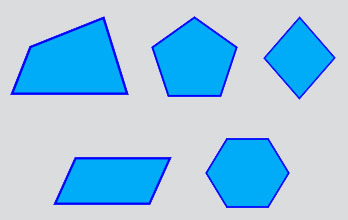
#> input picture imagenes/img0.jpg, 348 x 220 px
$ python -i main.py   (imports and definitions only)
#> lines starting #> are read from the running program, lines starting #| are printed output that depends on the picture; after the words box and inside, x2 and y2 are one past the last pixel; in counts of white or black regions, pixels touching at a corner belong together
from tkinter import *
from tkinter import filedialog
from PIL import ImageTk, Image
import cv2


class Interfaz:
    # [56 lines left out: functions __init__, botones, labels, textb, funcion_boton, load_image and 2 more, not called in this run]

    def crear_textbox(self, estado, var):
        return Entry(self.root, relief='solid', state=estado, textvariable=var, width=15)

    def crear_label(self, valor):
        return Label(self.root, text=valor, bg='#15202B', fg='#09A094', font=('', 10, 'bold'), pady=0, padx=5)


class ImageCV:

    @staticmethod
    def read_image(path_img):
        if isinstance(path_img, str):
            img_ = cv2.imread(path_img)
            return img_
        else:
            print("formato no valido")

    @staticmethod
    def change_color_gray(path_img):
        return cv2.cvtColor(cv2.imread(path_img), cv2.COLOR_BGR2GRAY)

    @staticmethod
    def save_image(name_img, image):
        cv2.imwrite(name_img + '.jpg', image)

    @staticmethod
    def contador_obj(path_img):
#> called with path_img = 'imagenes/img0.jpg'
        img_cv = cv2.imread(path_img)
#> img_cv is the input picture: shape (220, 348, 3); mean B, G, R 229.9, 199.6, 153.3
        img_cv_gris = ImageCV.change_color_gray(path_img)
#> in change_color_gray, `return cv2.cvtColor(cv2.imread(path_img), cv2.COLOR_BGR2GRAY)`:
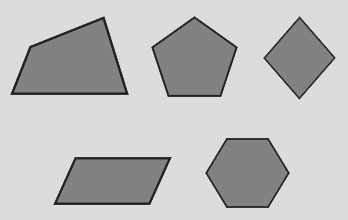
#> returned value: shape (220, 348); min 25, max 239, mean 189.2
        borde = cv2.Canny(img_cv_gris, 200, 250)
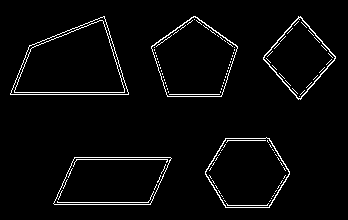
#> borde: shape (220, 348); 3.3% white in thin lines or dots, all inside (x1, y1, x2, y2) = (10, 16, 336, 208)
        contador, _ = cv2.findContours(borde, cv2.RETR_EXTERNAL, cv2.CHAIN_APPROX_SIMPLE)
#> contador = 5 contours; box (x1, y1, x2, y2) and area: (10, 16, 129, 95) 6147, (151, 16, 238, 97) 4834, (53, 157, 172, 205) 4555, (205, 137, 290, 208) 4445, (263, 16, 336, 100) 3115
        cv2.drawContours(img_cv, contador, -1, (0, 0, 255), 2)
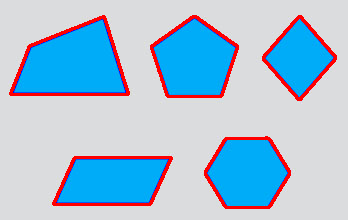
#> img_cv: shape (220, 348, 3); 5.97% of pixels changed, all inside (x1, y1, x2, y2) = (9, 15, 337, 209)
        ImageCV.save_image(path_img[:len(path_img) - 4] + '(bordes)', img_cv)
        cont.set(str(len(contador)) + ' Objetos')


# [1 line not run here, left out]
#variables
ruta = StringVar()
# [1 line not run here, left out]
cont = StringVar()
# [1 line not run here, left out]

imagencv = ImageCV.read_image(ruta.get())

#Configuracion para ventana
# [3 lines not run here, left out]
# [1 line that did not run here, left out]
# [2 lines not run here, left out]

#Cetreado de ventana
width = 595
height = 290
# [2 lines not run here, left out]
# [1 line that did not run here, left out]
# [1 line that did not run here, left out]
# [2 lines not run here, left out]

#Ventana para Imagenes
# [1 line that did not run here, left out]
# [3 lines not run here, left out]

>>> result = ImageCV().contador_obj('imagenes/img0.jpg')

$ run again, on imagenes/img1.jpg
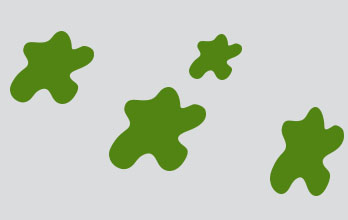
#> input picture imagenes/img1.jpg, 348 x 220 px
#> in contador_obj, img_cv is the input picture: shape (220, 348, 3); mean B, G, R 185.9, 204.4, 194.6
#> in contador_obj, `borde = cv2.Canny(img_cv_gris, 200, 250)`:
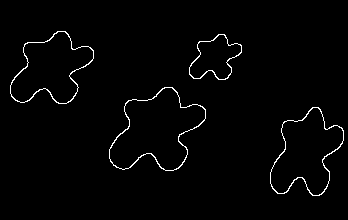
#> borde: shape (220, 348); 1.7% white in thin lines or dots, all inside (x1, y1, x2, y2) = (10, 31, 344, 196)
#> contador = 4 contours; box (x1, y1, x2, y2) and area: (109, 87, 206, 171) 4803, (270, 107, 344, 196) 3881, (10, 31, 94, 104) 3616, (189, 34, 242, 80) 1440
#> in contador_obj, `cv2.drawContours(img_cv, contador, -1, (0, 0, 255), 2)`:
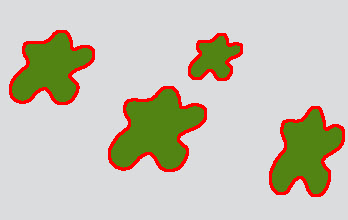
#> img_cv: shape (220, 348, 3); 4.97% of pixels changed, all inside (x1, y1, x2, y2) = (9, 30, 345, 197)

$ run again, on imagenes/img3.jpg
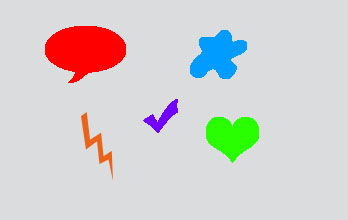
#> input picture imagenes/img3.jpg, 348 x 220 px
#> in contador_obj, img_cv is the input picture: shape (220, 348, 3); mean B, G, R 207.7, 208.3, 211.1
#> in contador_obj, `borde = cv2.Canny(img_cv_gris, 200, 250)`:
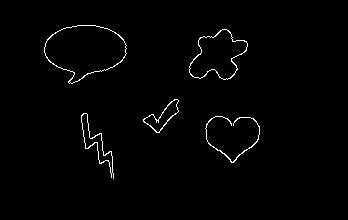
#> borde: shape (220, 348); 1.3% white in thin lines or dots, all inside (x1, y1, x2, y2) = (44, 25, 260, 179)
#> contador = 5 contours; box (x1, y1, x2, y2) and area: (44, 25, 127, 84) 3180, (189, 29, 248, 80) 1766, (81, 113, 114, 179) 484, (143, 99, 179, 133) 438, (205, 116, 260, 163) 54
#> in contador_obj, `cv2.drawContours(img_cv, contador, -1, (0, 0, 255), 2)`:
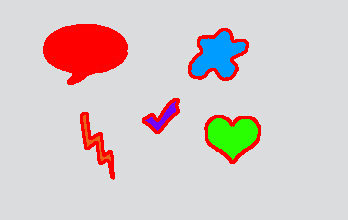
#> img_cv: shape (220, 348, 3); 4.11% of pixels changed, all inside (x1, y1, x2, y2) = (43, 24, 261, 180)
